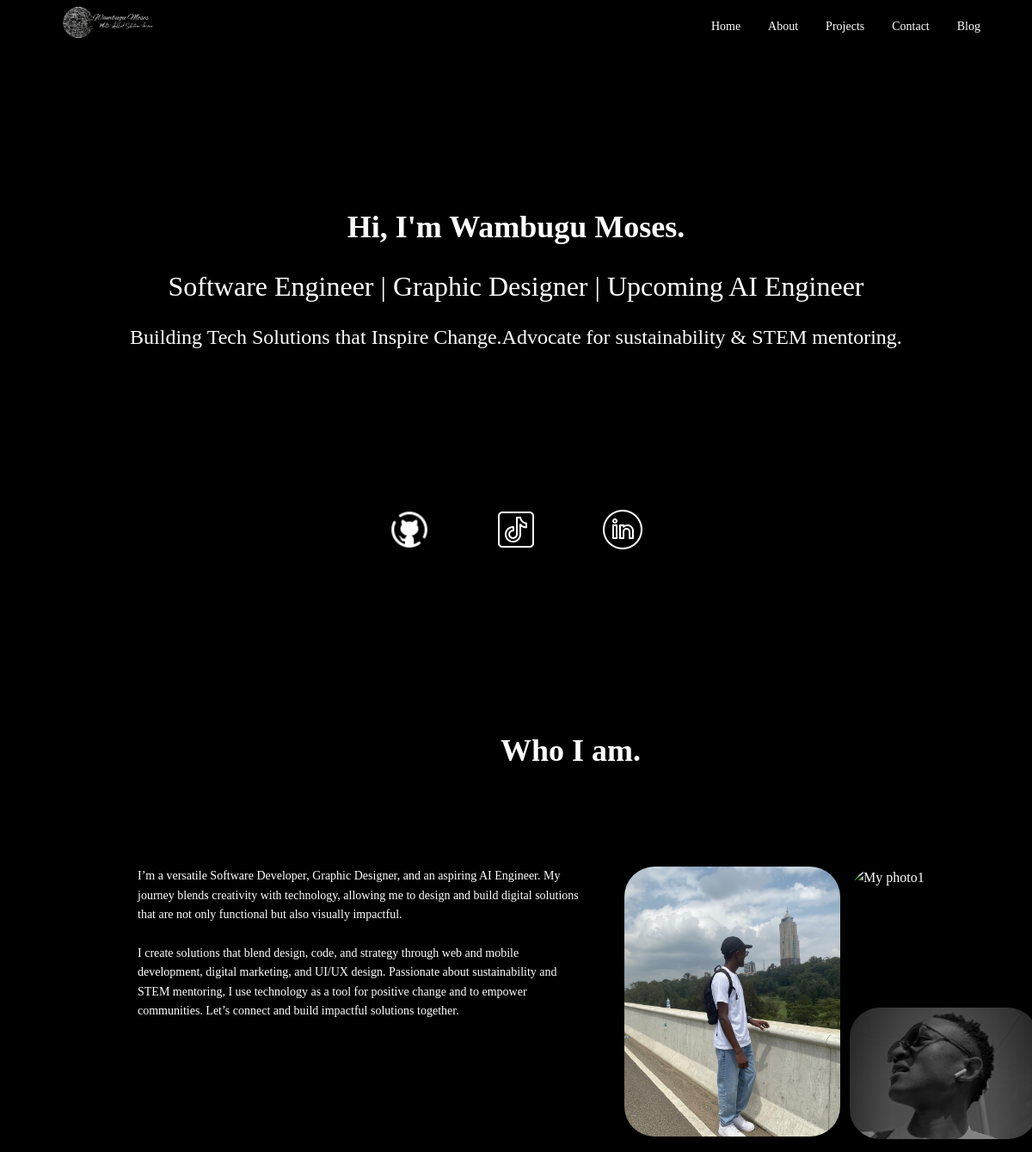
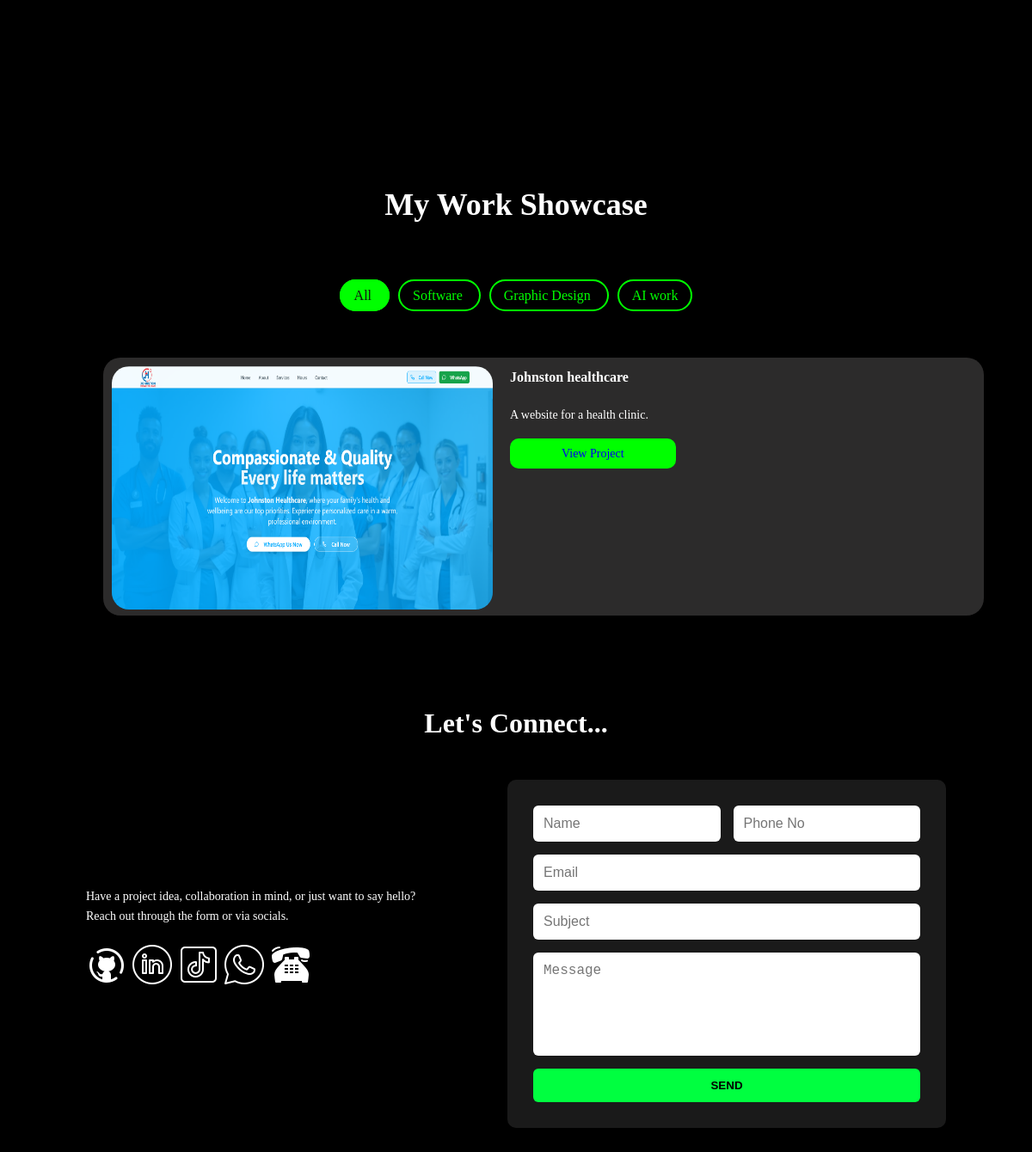
The page / on the database its author committed (2 pictures, top to bottom).
### main/models.py (models this page shows, shortened)
class Project(models.Model):
    CATEGORY_CHOICES = [
        ('software', 'Software'),
        ('design', 'Graphic Design'),
        ('ai', 'AI work'),
    ]
    title = models.CharField(max_length=100)
    category = models.CharField(max_length=20, choices=CATEGORY_CHOICES)
    description = models.CharField(max_length=300)
    image = models.ImageField(upload_to='projects/')
    link = models.URLField(blank=True)

### main/views.py (the view, shortened to what this page needs)
# urls.py: path('', views.home, name='home'),
def home(request):
    categories = Project.CATEGORY_CHOICES
    selected_category = request.GET.get("category", "all")
    if selected_category == "all":
        projects = Project.objects.all()[:6]
    else:
        projects = Project.objects.filter(category=selected_category)
    form = ContactForm()
    return render(request, "home.html", {
        "categories": categories,
        "projects": projects,
        "form": form
    })

### main/forms.py
class ContactForm(forms.ModelForm):
    class Meta:
        model = Contact
        fields = ["name", "phone", "email", "subject", "message"]
        widgets = {
            "name": forms.TextInput(attrs={"placeholder": "Name", "class": "input"}),
            "phone": forms.TextInput(attrs={"placeholder": "Phone No", "class": "input"}),
            "email": forms.EmailInput(attrs={"placeholder": "Email", "class": "input"}),
            "subject": forms.TextInput(attrs={"placeholder": "Subject", "class": "input"}),
            "message": forms.Textarea(attrs={"placeholder": "Message", "class": "textarea", "rows": 8}),
        }

### main/templates/home.html (shortened to what this page needs)
<!DOCTYPE html>
<html lang="en">
    <head>
        {% load static %}
        <link rel="stylesheet" href="{% static 'css/styles.css' %}">
    </head>
    <body>
         <nav>
            <div class="logo">
                <img src="{% static 'logo/wambugu.png' %}" alt="logo">
            </div>
            <ul id="nav-links">
                <li><a href="#home">Home</a></li>
                <li><a href="#about">About</a></li>
                <li><a href="#projects">Projects</a></li>
                <li><a href="#contact">Contact</a></li>
                <li><a href="#blog">Blog</a></li>
            </ul>
         </nav>
          <section class="hero" id="home">
            <h1>Hi, I'm Wambugu Moses.</h1>
            <p id="p1"> Software Engineer | Graphic Designer | Upcoming AI Engineer <br></p>
            <p id="p2">Building Tech Solutions that Inspire Change.Advocate for sustainability & STEM mentoring.</p>
            <div class="socials">
                <a href="https://github.com/Polymathh" target="_blank"><img src="{% static 'logo/github.png' %}"></a>
                <a href="https://www.tiktok.com/@wambugu_ai?is_from_webapp=1&sender_device=pc" target="_blank"><img src="{% static 'logo/tiktok.png' %}"></a>
                <a href="https://www.linkedin.com/in/wambugumoses/" target="_blank"><img src="{% static 'logo/linkedin.png' %}"></a>
            </div>
          </section>
           <section class="about" id="about">
            <h2>Who I am.</h2>
            <div class="text">
                <p> I’m a versatile Software Developer, Graphic Designer, and an aspiring AI Engineer. My journey blends creativity with technology, allowing me to design and build digital solutions that are not only functional but also visually impactful.<br><br>
                    I create solutions that blend design, code, and strategy through web and mobile development, digital marketing, and UI/UX design. Passionate about sustainability and STEM mentoring, I use technology as a tool for positive change and to empower communities. Let’s connect and build impactful solutions together.</p>
            </div>
            <div class="images">
                <div class="left">
                <img src="{% static 'images/kim1.jpg' %}" alt="My photo1">
            </div>
            <div class="right">
                <img src="{% static 'images/kim.jpg' %}" alt="My photo1">
                <img src="{% static 'images/kim2.png' %}" alt="My photo1">
            </div>
            </div>
           </section>
            <section id="projects" class="projects">
                <h2>My Work Showcase</h2>
                <div class="project-nav">
                    <a href="?category=all"
                    class="filter-btn {% if request.GET.category == 'all' or not request.GET.category %}active{% endif %}">
                    All
                    </a>
                    {% for key, label in categories %}
                    <a href="?category={{ key }}#projects"
                        class="filter-btn {% if request.GET.category == key %}active{% endif %}">
                        {{ label }}
                    </a>
                    {% endfor %}
                </div>
                <div class="project-grid">
                    {% for project in projects %}
                        <div class="project-card">
                            <img src="{{ project.image.url }}" alt="{{ project.title }}">
                            <div>
                            <h3>{{ project.title }}</h3>
                                <p>{{ project.description }}</p>
                                {% if project.link %}
                                    <a href="{{ project.link }}" class="btn" target="_blank">View Project</a>
                                {% endif %}
                            </div>
                        </div>
                    {% empty %}
                     <p>No projects added yet.</p>
                    {%endfor%}
                </div>
            </section>
             <section class="contact" id="contact">
                <h2>Let's Connect...</h2>
                <div class="container">
                    <div class="container-left">
                       <p>Have a project idea, collaboration in mind, or just want to say hello? <br>Reach out through the form or via socials.</p>
                        <div class="socials1">
                            <a href="https://github.com/Polymathh" target="_blank"><img src="{% static 'logo/github.png' %}"></a>
                            <a href="https://www.linkedin.com/in/wambugumoses/" target="_blank"><img src="{% static 'logo/linkedin.png' %}"></a>
                            <a href="https://www.tiktok.com/@wambugu_ai?is_from_webapp=1&sender_device=pc" target="_blank"><img src="{% static 'logo/tiktok.png' %}"></a>
                            <a href="https://www.tiktok.com/@wambugu_ai?is_from_webapp=1&sender_device=pc" target="_blank"><img src="{% static 'logo/whatsapp.png' %}"></a>
                            <a href="https://www.tiktok.com/@wambugu_ai?is_from_webapp=1&sender_device=pc" target="_blank"><img src="{% static 'logo/phone.png' %}"></a>
                        </div>
                    </div>
                    <div class="container-right">
                        <form method="post" novalidate>
                            <div class="form-row">
                                {{ form.name }} {{ form.phone }}
                            </div>
                            {{ form.email }}
                            {{ form.subject }}
                            {{ form.message }}
                            <button type="submit" class="btn-submit">SEND</button>
                        </form>
                    </div>
                </div>
             </section>
    </body>
</html>

### main/static/css/styles.css (style rules this page uses)
* { margin:0; padding: 0; box-sizing: border-box; }
body { background-color: #000; font-family: "Poppins"; line-height: 1.6; color: #fff; }
h2 { font-size: 36px; font-weight: 600; text-align: center; }
nav { width: 100%; height:60px; padding: 1rem 5%; display: flex; justify-content: space-between; align-items: center; background: #000; position: sticky; top: 0; z-index: 100; }
nav .logo img { height: 132px; }
nav ul { list-style: none; display: flex; gap: 2rem; }
nav ul li a { text-decoration: none; color: #fff; font-weight: 400; font-size: 14px; transition: 0.3s; }
.hero { text-align: center; padding: 6rem 2rem; }
.hero h1 { font-size: 36px; padding-bottom: 14px; padding-top: 80px; font-weight: 600; }
#p1 { font-size: 32px; font-weight: 500; padding-bottom: 14px; }
#p2 { font-size: 24px; font-weight: 400; padding-bottom: 180px; }
.hero .socials { display: flex; justify-content: center; gap: 74px; }
.hero .socials img { width: 50px; transition: 0.3s; filter: brightness(0) invert(1); }
.about { padding: 5rem 10%; align-items: start; position: relative; display: grid; grid-template-columns: 1fr 1fr; gap:6px; padding-bottom: 140px; }
.about h2 { grid-column: 1 / -1; text-align: center; padding-top: 20px; padding-bottom: 100px; }
.about p { width: 520px; height:201px; margin: 0 2.5rem; text-align: left; font-size: 14px; font-weight: 400; }
.images { display: grid; grid-template-columns: max-content max-content; gap: 11px; }
.images img { animation: float 3s ease-in-out infinite; }
.left img { width: 251px; height: 314px; border-radius: 35px; object-fit: cover; }
.right { display: grid; grid-template-rows: 1fr 1fr; gap: 6px; }
.right img { width: 219px; height: 153px; border-radius: 35px; object-fit: cover; }
.projects { padding: 5rem 10%; text-align: center; }
.projects h2 { padding-bottom: 63px; }
.project-nav { margin: 0; padding-bottom: 40px; }
.project-nav a { background: transparent; border: 2px solid #0f0; color: #0f0; padding: 8px 15px; margin: 5px; border-radius: 20px; text-decoration: none; transition: 0.3s; }
.project-nav a.active, .project-nav a:hover { background: #0f0; color: #111; }
.project-grid { display: grid; grid-template-columns: repeat(auto-fit, minmax(300px, 1fr)); gap: 47px; }
.project-card { gap: 10px; display: flex; height: 300px; background: #2c2b2b; padding: 10px; border-radius: 20px; text-align: left; transition:0.3s; width: 1024px; height: 300px; margin: 20px auto; }
.project-card img { width: 443px; height: 283px; border-radius: 20px; }
.project-card h3 { font-size: 16px; font-weight: 600; margin-left: 10px; margin-bottom: 20px; }
.project-card p { font-size: 14px; font-weight: 400; margin-left: 10px; margin-bottom: 20px; }
.project-card a { text-decoration: none; margin-left: 10px; font-size: 14px; font-family: "Poppins"; font-weight: 400; }
.project-card .btn { background: #00FF00; width: 500px; height: 40px; padding: 10px 60px; border-radius: 10px; cursor: pointer; margin-top: auto; }
.contact { padding-bottom: 63px; }
.contact h2 { font-size: 2rem; text-align: center; margin-bottom: 40px; }
.contact .container { display: flex; justify-content: center; align-items: flex-start; gap: 40px; max-width: 1000px; margin: 0 auto; }
.container-left { flex: 1; font-size: 0.95rem; line-height: 1.6; }
.container-left p { margin-top: 125px; font-size: 14px; font-weight: 400; margin-bottom: 20px; }
.container-right { flex: 1; background: #1a1a1a; padding: 30px; border-radius: 10px; }
.container-right form { display: flex; flex-direction: column; gap: 15px; }
.form-row { display: flex; gap: 15px; }
.container-right input, .container-right textarea { width: 100%; padding: 12px; border-radius: 6px; border: none; font-size: 1rem; }
.container-right textarea { resize: none; height: 120px; }
.btn-submit { padding: 12px; background: #00ff40; color: #000; font-weight: bold; border: none; border-radius: 6px; cursor: pointer; transition: background 0.3s; }
#nav-links { display: flex; gap: 2rem; }

### rows shown on the page
Project: image (picture), title "Johnston healthcare", description "A website for a health clinic."

### other values the page prints
{{ label }} "Software" "Graphic Design" "AI work"
